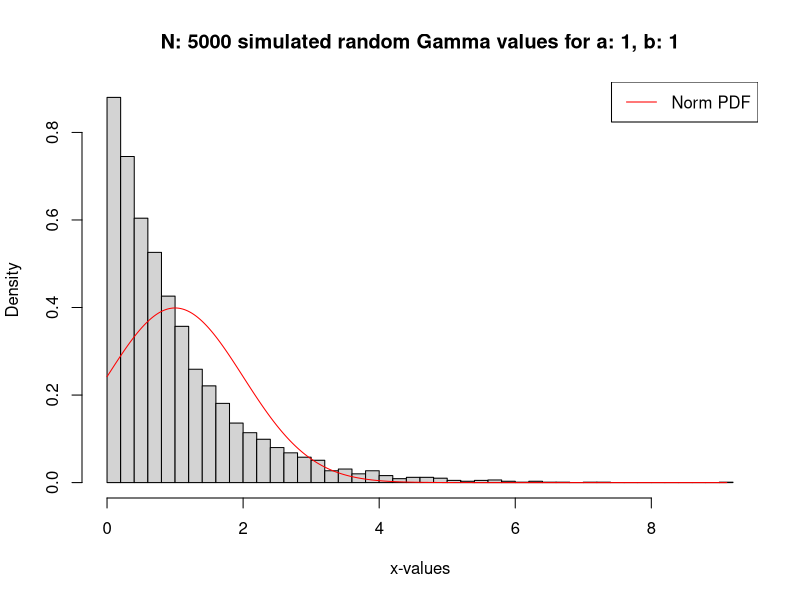
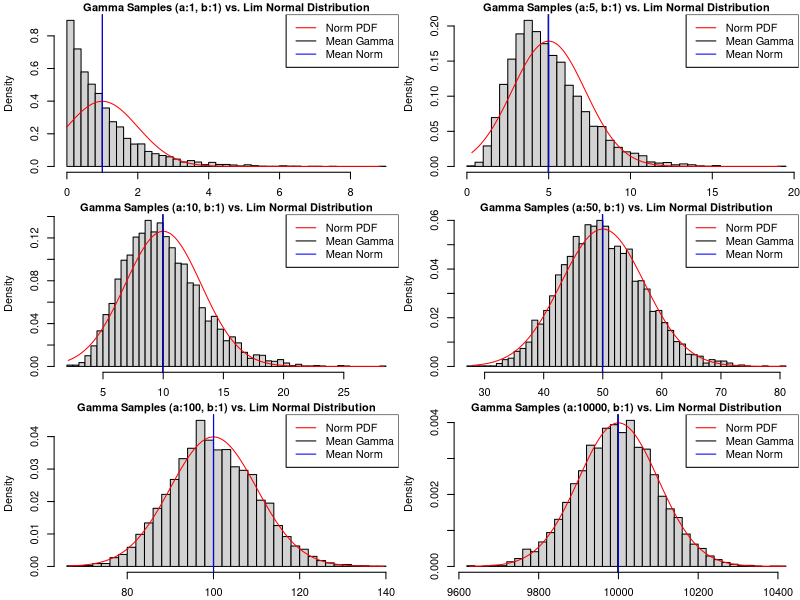
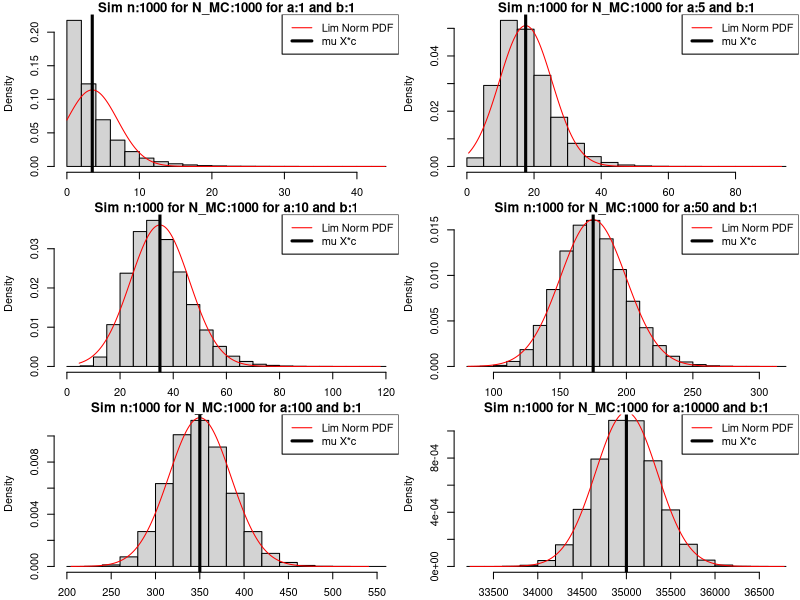

Write the R code that produced these figures, in order.
## ---- chunk 1
# Example Code here
print("It works!")
## ---- chunk 2
# Write your function here, Conditions 1) and 2)
get_password <- function(length=4, special=TRUE){
  options(warn=-1)
  # Test for type of provided argument - taken from the R help directly
  # see help page for integer, bottom part
  is.wholenumber <-
    function(x, tol = .Machine$double.eps^0.5)  abs(x - round(x)) < tol
  # Test for length of length var - Condition 3)
  if (length < 4) {
    return("Password must be at least of length 4!")
  }
  # Test for datatype of argument - Condition 4)
  if (is.wholenumber(length)==F){
    return("Number of symbols must be a positive integer!")
  }
  # at least one lower, upper, number, if allowed special work with modulo operator
  # and distribute the rest across the symbol categories to draw from
  specials <- c("$", "%", "&", "/", "(", ")")
  numbers <- 0:9
  all_symbols <- c(LETTERS, letters, numbers)
  # Always draw the standard symbols
  first_pw <- c(sample(LETTERS, size=1),
                sample(letters, size=1),
                sample(numbers, size=1))
  
  if (special == TRUE) {
    # include draws directly from the special characters to fill up the rest
    first_pw <- c(first_pw, sample(specials, size = 1))
    
    pw <- c(first_pw, sample(all_symbols, size=length-length(first_pw)))
    
  } else {
    # if there's rest, it is now drawn only from all standard symbols
    pw <- c(first_pw, sample(all_symbols, size=length-length(first_pw)))
    }
  # Password Strength - nested ifelse - Conditions 5), 6), 7)
  # Not really sure here, maybe typo in exercise? shouldn't it be >=6 &<10?
  ifelse(length<6, print("Weak password!"),
         ifelse(10>=length & length>=6, print("Moderate password!"),
                print("Strong password!")))
  # A final sample to mix up the order and extract spaces - Condition 8)
  pw <- paste0(sample(pw, size=length(pw)), collapse="")
  return(pw)
}
# Test function
get_password(length=4, special=F)
## ---- chunk 3

length = 7
special = T
# your function executed here
get_password(length = length, special = special)

length = 3
special = T
# your function executed here
get_password(length = length, special = special)

length = 4.5
special = T
# your function executed here
get_password(length = length, special = special)

length = 5
special = F
# your function executed here
get_password(length = length, special = special)

length = 50
special = T
# your function executed here
get_password(length = length, special = special)
## ---- chunk 4
# Inspect Gamma samples and plot vs. the limiting normal distribution
N <- 5000
a <- 1
b <- 1
gam_samp <- rgamma(n=N, shape=a, rate=b)
# Create the Plot
x_ <- seq(min(gam_samp), max(gam_samp), length.out=length(gam_samp))
hist(gam_samp, probability=T, breaks="Scott",
     main=sprintf("N: %s simulated random Gamma values for a: %s, b: %s", N, a, b),
     xlab="x-values")
lines(x_, dnorm(x_, mean=a*b, sd=sqrt(a*b^2)), col="red")
legend("topright", legend=c("Norm PDF"), col=c("red"), lty=c(1), lwd = c(1))
## ---- chunk 5
a <- c(1, 5, 10, 50, 100, 10000)
b <- 1
breaks <- "Scott"
N <- 5000

get_gamma_normal_plot <- function(a, b, breaks, N) {
  options(warn=-1)
  # 3x2 plot
  nf <- layout(matrix(c(1,2,3,4,5,6), ncol=2,nrow=3, TRUE),widths = c(1,1), heights=c(1,1,1))
  par(mar = c(2,4,1,0) + 0.1)
  for (a_ in a) {
    gamma_sample <- rgamma(N, shape = a_, scale = b)
    x <- seq(min(gamma_sample), max(gamma_sample), length.out = N)
    # Plot Gamma values against limiting normal distribution given as Hint from the Task
    norm_dist_pdf <- dnorm(x, mean = a_ * b, sd = sqrt(a_ * b^2))
    
    hist(gamma_sample, breaks = breaks, probability = TRUE,
         main = sprintf("Gamma Samples (a:%s, b:%s) vs. Lim Normal Distribution", a_, b),
         xlab = "x values", ylab = "Density", cex.main = 1)
    lines(x = x, y = norm_dist_pdf, type = "l", col = "red")
    # Additionally plot the mean of the Gamma and the normal distribution
    abline(v=mean(gamma_sample), col="black", lwd=1)
    abline(v=a_ * b, col="blue", lwd=1)
    legend("topright",
           legend = c("Norm PDF", "Mean Gamma", "Mean Norm"),
           col = c("red", "black", "blue"),
           lty = c(1, 1, 1),
           lwd=c(1, 1, 1))
  }
  par(mfrow = c(1, 1))
}

get_gamma_normal_plot(a=a, b=b, breaks=breaks, N=N)
## ---- chunk 6
# Settings
N_MC <- 1000
n <- 1000
a <- c(1, 5, 10, 50, 100, 10000)
b <- 1
mean_y <- 3.5
sigma_y <- 7
sd_y <- sqrt((4*sigma_y^2)*sqrt(n^-5))
c <- mean_y
# Theoretical Ideas:
# The Normal distribution is related to the Gamma Distribution, so if we multiply something related to a normal distribution with something truly normal the result should be as well something normally distributed
# By the Hint provided, that the X follows: $X \overset{d}{\rightarrow} \mathcal{N} (ab,ab^2)$ for increasing a, we can calculate at each a the needed parameters for the given distribution as it can be seen as a function of a and, respectively a constant b set to 1, but we must not forget to scale the limiting distribution accordingly by the constant c, which we can not choose arbitrarily. Since the X part is more or less the same on the left and right hand side, the only difference is the constant factor c on the right vs the distribution of Y on the left hand side, so this distribution has to be equal to the factor c in its limit, we assume that its converging in the long run towards its expected value what is the given value for mu which is 3.5, so c has to be equal to mu which is 3.5, this can be seen letting lim n->inf where the sd of Y converges towards 0 leaving only the of n independent mu as resulting value

get_comp_plot <- function(a, b, c, n, N_MC, mean_y, sd_y){
  # First simulate X and Y and combine them to one single factor
  get_x_y_n <- function(a, b, n, N_MC){
    # simulate N_MC * n values, N_MC runs of the size of n
    gamma_samp <- matrix(rgamma(n=n * N_MC, shape=a, scale=b), ncol = N_MC)
    normal_samp <- matrix(rnorm(n=n * N_MC, mean=mean_y, sd=sd_y), ncol = N_MC)
    x_y_n <- gamma_samp * normal_samp
    return(x_y_n)
  }
  # Next get the factor X*c
  get_x_c <- function(a, b, c){
    # From the given Hint we know that X follows a Normal(ab, ab^2) distribution
    # which we have to change a little bit to also incorporate the constant factor c
    # Here the number of simulations isnt playing a role since we only need the few fixed
    # values for coputation
    X_mean <- a*b
    X_var <- a*b^2
    # Here also slightly change the Hint by multiplying the mean with the constant c
    # Orientation provides Programming Tutorial 5) Slutzkys Theorem
    X_mu <- X_mean * c
    # Here also slightly change the Hint by multiplying the sd with the constant c
    # Orientation provides Programming Tutorial 5) Slutzkys Theorem
    X_sigma <- sqrt(X_var) * abs(c)
    # Add both parameters to one dataframe for ease of showing
    x_c_df <- data.frame(matrix(NA, nrow = 1, ncol = 0))
    x_c_df$X_mu <- X_mu
    x_c_df$X_sigma <- X_sigma
    return(x_c_df)
  }
  
  # Now the loop trough the different as provided in the vector
  nf <- layout(matrix(c(1,2,3,4,5,6), ncol=2,nrow=3, TRUE),widths = c(1,1), heights=c(1.5,1.5,1.5))
  par(mar = c(2,4,1,0) + 0.1)
  for(a_ in a){
    # Draw the X_n and Y_n samples
    x_y_n <- get_x_y_n(a=a_, b=b, n=n, N_MC=N_MC)
    # Compute the part X*c for the a and b constellation
    # constant c has to be the set MEAN
    x_c <- get_x_c(a=a_, b=b, c=mean_y)
  
    # Compare by hist and density plot
    hist(x_y_n, probability=T, xlab="x-values",
         main=sprintf("Sim n:%s for N_MC:%s for a:%s and b:%s", n, N_MC, a_, b))
    # Add the density of the Hint, limiting normal distribution along the x values
    # with the specified parameters
    x_ <- seq(from=min(x_y_n), to=max(x_y_n), length.out=n)
    lines(x_, dnorm(x_, mean=x_c$X_mu, sd=x_c$X_sigma), col="red")
    abline(v=x_c$X_mu, lwd=3)
    legend("topright",
           legend = c("Lim Norm PDF", "mu X*c"),
           col = c("red", "black"),
           lty = c(1, 1),
           lwd=c(1,3))
  }
  par(mfrow = c(1, 1))
}

get_comp_plot(a, b, c, n, N_MC, mean_y, sd_y)
